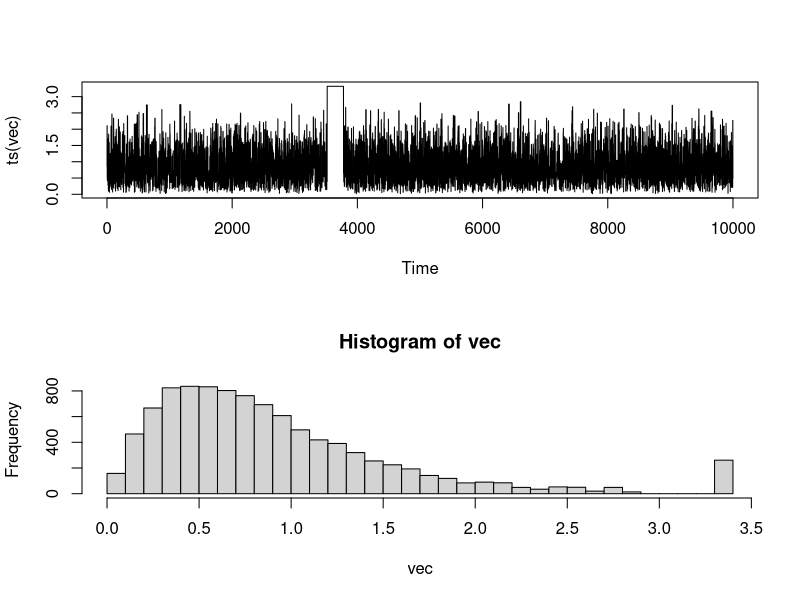
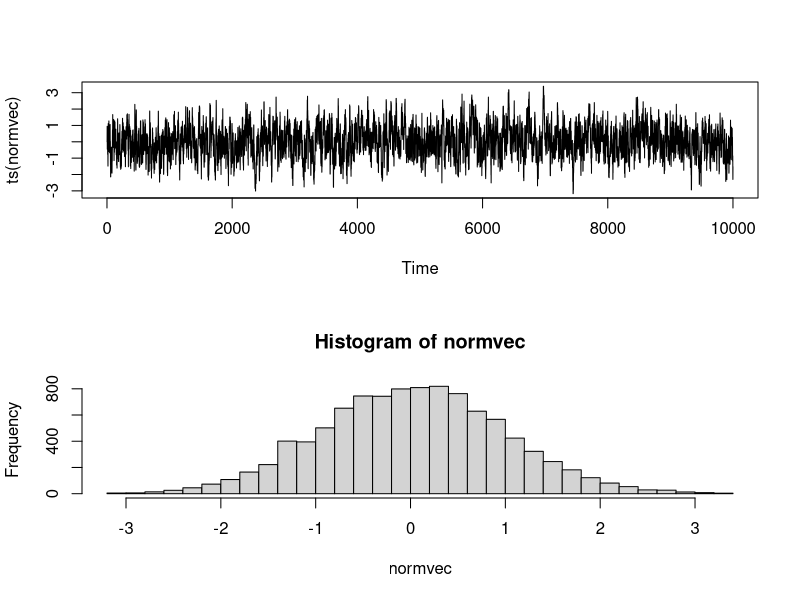
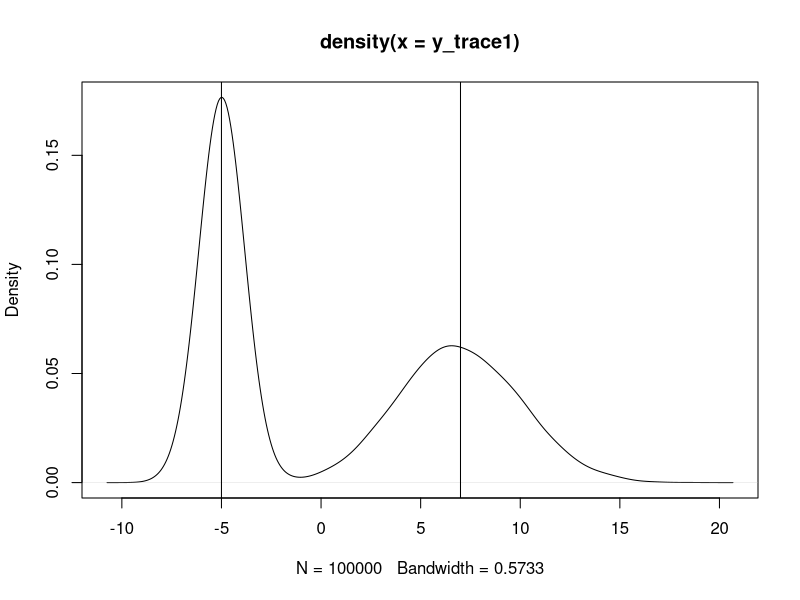
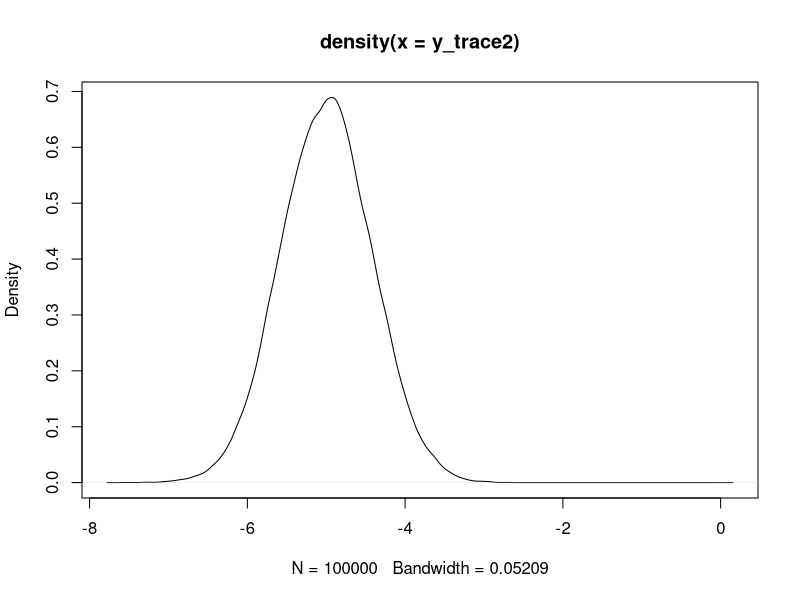
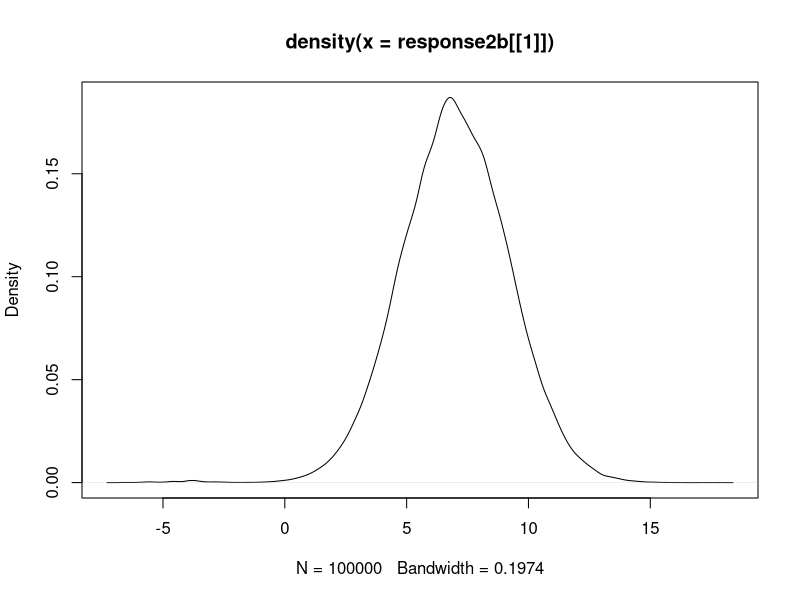
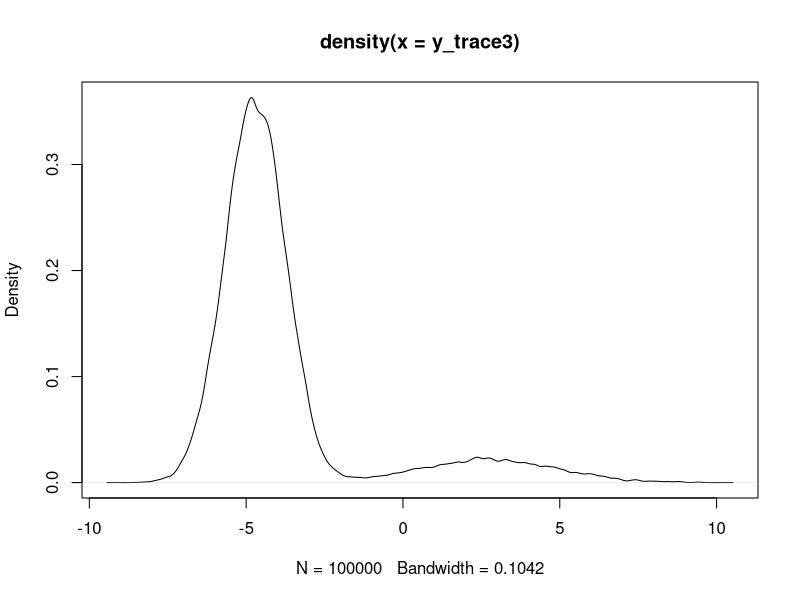
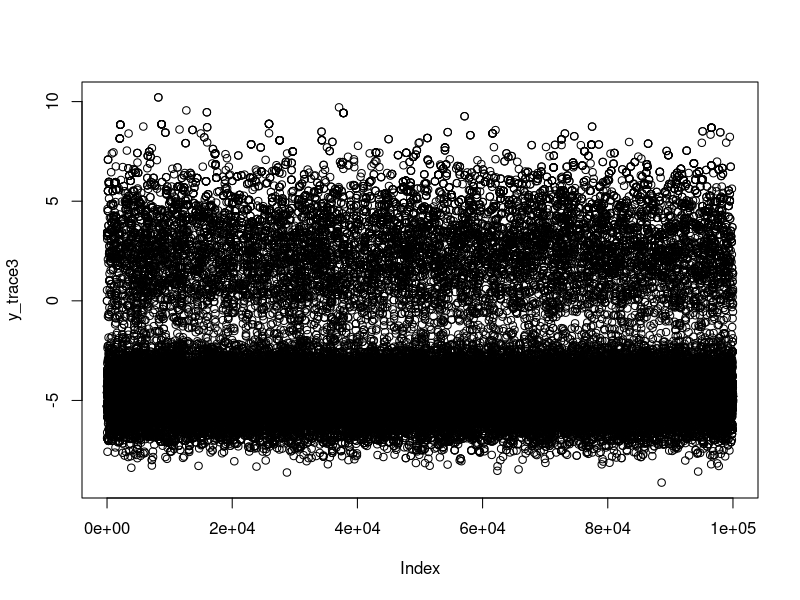
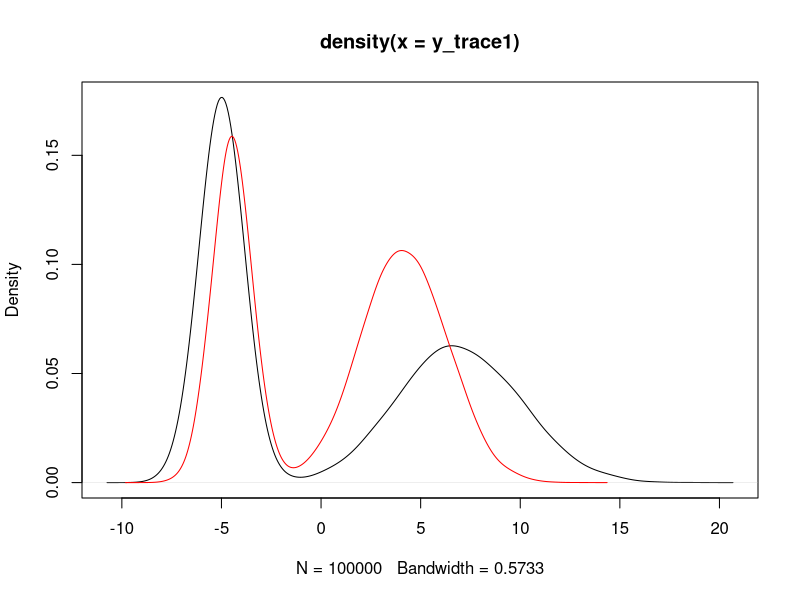

Generate these figures, in order, with R:
gamm<-function (n, a, b) 
{
        mu <- a/b
        sig <- sqrt(a/(b * b))
        vec <- vector("numeric", n)
        x <- a/b
        vec[1] <- x
        for (i in 2:n) {
                can <- rnorm(1, mu, sig)
                aprob <- min(1, (dgamma(can, a, b)/dgamma(x, 
                        a, b))/(dnorm(can, mu, sig)/dnorm(x, 
                        mu, sig)))
                u <- runif(1)
                if (u < aprob) 
                        x <- can
                vec[i] <- x
        }
        vec
}
vec<-gamm(10000,2.3,2.7)
par(mfrow=c(2,1))
plot(ts(vec))
hist(vec,30)




norm<-function (n, alpha) 
{
        vec <- vector("numeric", n)
        x <- 0
        vec[1] <- x
        for (i in 2:n) {
                innov <- runif(1, -alpha, alpha)
                can <- x + innov
                aprob <- min(1, dnorm(can)/dnorm(x))
                u <- runif(1)
                if (u < aprob) 
                        x <- can
                vec[i] <- x
        }
        vec
}
normvec<-norm(10000,1)
par(mfrow=c(2,1))
plot(ts(normvec))
hist(normvec,30)
par(mfrow=c(1,1))







Metropolis <- function(F_sample # distribution we want to sample
                      , F_prop  # proposal distribution 
                      , I=1e5   # iterations
               ){
  y = rep(NA,T)
  y[1] = 0    # starting location for random walk
  accepted = c(1)

  for(t in 2:I)    {
    #y.prop <- rnorm(1, y[t-1], sqrt(sigma2) ) # random walk proposal
    y.prop <- F_prop(y[t-1]) # implementation assumes a random walk. 
                             # discard this input for a fixed proposal distribution

    # We work with the log-likelihoods for numeric stability.
    logR = sum(log(F_sample(y.prop))) -
           sum(log(F_sample(y[t-1])))    

    R = exp(logR)

    u <- runif(1)        ## uniform variable to determine acceptance
    if(u < R){           ## accept the new value
      y[t] = y.prop
      accepted = c(accepted,1)
    }    
    else{
      y[t] = y[t-1]      ## reject the new value
      accepted = c(accepted,0)
    }    
  }
  return(list(y, accepted))
}



set.seed(100)

test = function(x){dnorm(x,-5,1)+dnorm(x,7,3)}

# random walk
response1 <- Metropolis(F_sample = test
                       ,F_prop = function(x){rnorm(1, x, sqrt(0.5) )}
                      ,I=1e5
                       )

y_trace1 = response1[[1]]; accpt_1 = response1[[2]]
mean(accpt_1) # acceptance rate without considering burn-in
# 0.85585   not bad

# looks about how we'd expect
plot(density(y_trace1))
abline(v=-5);abline(v=7) # Highlight the approximate modes of the true distribution



response2 <- Metropolis(F_sample = test ,F_prop = function(x){rnorm(1, -5, sqrt(0.5) )} ,I=1e5 )
y_trace2 = response2[[1]]; accpt_2 = response2[[2]]
mean(accpt_2) # .871, not bad



plot(density(y_trace2))


response2b <- Metropolis(F_sample = test
                        ,F_prop = function(x){rnorm(1, 7, sqrt(10) )}
                        ,I=1e5
)

plot(density(response2b[[1]]))




response3 <- Metropolis(F_sample = test
                        ,F_prop = function(x){rnorm(1, -2, sqrt(10) )}
                        ,I=1e5
)
y_trace3 = response3[[1]]; accpt_3 = response3[[2]]
mean(accpt_3) # .3958! 


plot(density(y_trace3))

plot(y_trace3) # we really need to set the variance pretty high to catch 
               # the mode at +7. We're still just barely exploring it





response4 <- Metropolis(F_sample = test
                        ,F_prop = function(x){rnorm(1, 1, sqrt(10) )}
                        ,I=1e5
)
y_trace4 = response4[[1]]; accpt_4 = response4[[2]]

plot(density(y_trace1))
lines(density(y_trace4), col='red')

